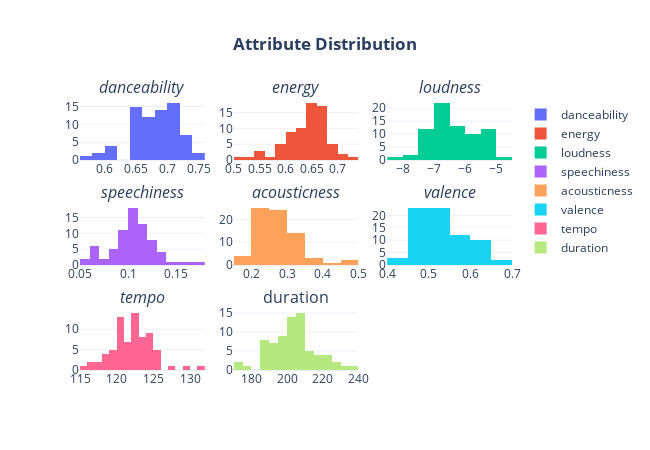

Notebook cell for this chart:
### Code cell
#Create a histogram of subplots
fig=make_subplots(rows=3,cols=3,subplot_titles=('<i>danceability', '<i>energy', '<i>loudness', '<i>speechiness', '<i>acousticness', '<i>valence', '<i>tempo','duration'))
fig.add_trace(go.Histogram(x=attributes_df['danceability'],name='danceability'),row=1,col=1)
fig.add_trace(go.Histogram(x=attributes_df['energy'],name='energy'),row=1,col=2)
fig.add_trace(go.Histogram(x=attributes_df['loudness'],name='loudness'),row=1,col=3)
fig.add_trace(go.Histogram(x=attributes_df['speechiness'],name='speechiness'),row=2,col=1)
fig.add_trace(go.Histogram(x=attributes_df['acousticness'],name='acousticness'),row=2,col=2)
fig.add_trace(go.Histogram(x=attributes_df['valence'],name='valence'),row=2,col=3)
fig.add_trace(go.Histogram(x=attributes_df['tempo'],name='tempo'),row=3,col=1)
fig.add_trace(go.Histogram(x=attributes_df['duration'],name='duration'),row=3,col=2)
fig.update_layout(height=450,width=650,title_text='<b>Attribute Distribution')
fig.update_layout(template= 'plotly_white', title_x=0.5)

#savefig("Images/attribute1_img")
